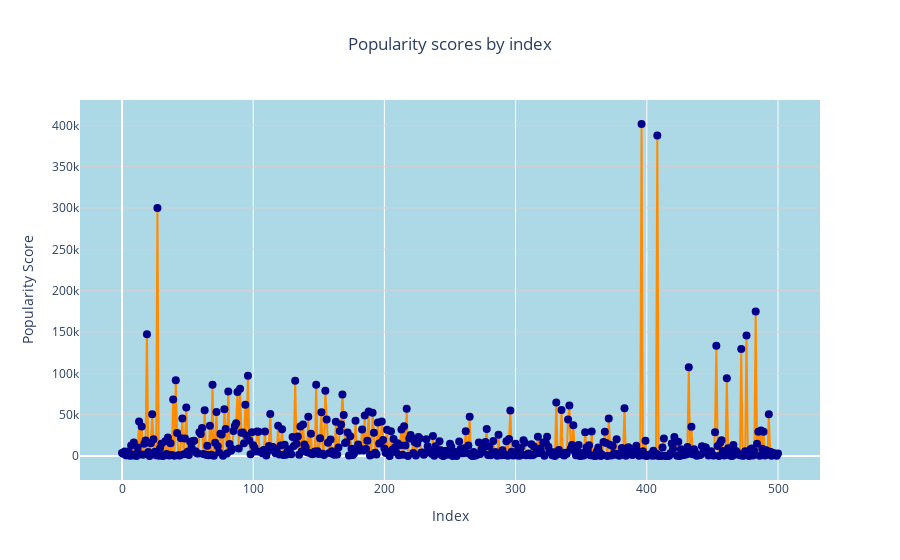

The code cell stored with this chart in its notebook:
### Code cell
fig = px.line(df, x= df.index, y='Popularity score', 
              title='Popularity scores by index')
fig.update_traces(line_color='darkorange', marker=dict(color='darkblue', size=8,), 
                  mode='lines+markers')  

fig.update_layout(title_x=0.5, xaxis_title='Index', 
                  yaxis_title='Popularity Score', 
                  yaxis=dict(gridcolor='lightgray'), 
                  plot_bgcolor='lightblue',  
                  paper_bgcolor='white')
fig.show()

### Figure 1 — Plotly figure (JSON) as saved in the notebook; plotly's stock layout.template omitted (floating-point values rounded to 4 significant figures; data arrays with more than 128 entries replaced by an {"elided": "..."} marker saying what was removed)
{"data": [{"hovertemplate": "index=%{x}<br>Popularity score=%{y}<extra></extra>", "legendgroup": "", "line": {"color": "darkorange", "dash": "solid"}, "marker": {"color": "darkblue", "size": 8, "symbol": "circle"}, "mode": "lines+markers", "name": "", "orientation": "v", "showlegend": false, "type": "scatter", "x": {"elided": "501 int values"}, "xaxis": "x", "y": {"elided": "501 float values"}, "yaxis": "y"}], "layout": {"legend": {"tracegroupgap": 0}, "paper_bgcolor": "white", "plot_bgcolor": "lightblue", "title": {"text": "Popularity scores by index", "x": 0.5}, "xaxis": {"anchor": "y", "domain": [0, 1], "title": {"text": "Index"}}, "yaxis": {"anchor": "x", "domain": [0, 1], "gridcolor": "lightgray", "title": {"text": "Popularity Score"}}}}
